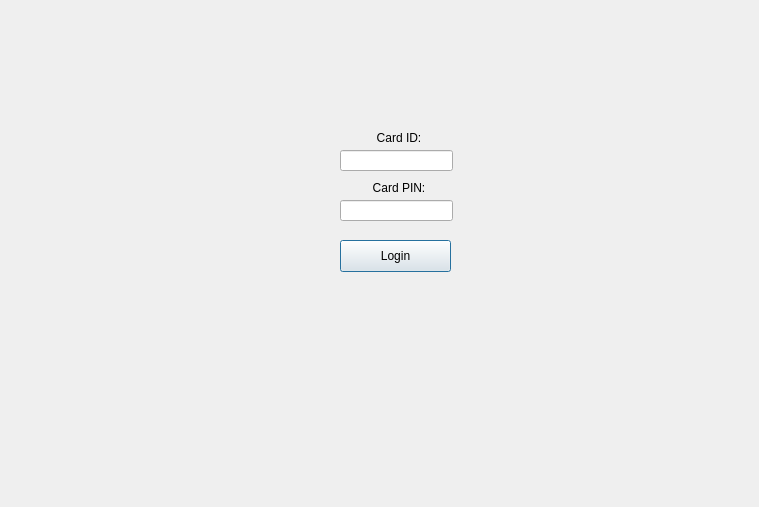
<?xml version="1.0" encoding="UTF-8"?>
<ui version="4.0">
 <class>Login</class>
 <widget class="QDialog" name="Login">
  <property name="geometry">
   <rect>
    <x>0</x>
    <y>0</y>
    <width>759</width>
    <height>507</height>
   </rect>
  </property>
  <property name="windowTitle">
   <string>Dialog</string>
  </property>
  <widget class="QLabel" name="label">
   <property name="geometry">
    <rect>
     <x>370</x>
     <y>130</y>
     <width>58</width>
     <height>16</height>
    </rect>
   </property>
   <property name="layoutDirection">
    <enum>Qt::LayoutDirection::LeftToRight</enum>
   </property>
   <property name="text">
    <string>Card ID:</string>
   </property>
   <property name="alignment">
    <set>Qt::AlignmentFlag::AlignCenter</set>
   </property>
  </widget>
  <widget class="QLabel" name="label_2">
   <property name="geometry">
    <rect>
     <x>370</x>
     <y>180</y>
     <width>58</width>
     <height>16</height>
    </rect>
   </property>
   <property name="layoutDirection">
    <enum>Qt::LayoutDirection::LeftToRight</enum>
   </property>
   <property name="text">
    <string>Card PIN:</string>
   </property>
   <property name="alignment">
    <set>Qt::AlignmentFlag::AlignCenter</set>
   </property>
  </widget>
  <widget class="QLineEdit" name="numberIdcard">
   <property name="geometry">
    <rect>
     <x>340</x>
     <y>150</y>
     <width>113</width>
     <height>21</height>
    </rect>
   </property>
   <property name="layoutDirection">
    <enum>Qt::LayoutDirection::LeftToRight</enum>
   </property>
  </widget>
  <widget class="QLineEdit" name="numberPin">
   <property name="geometry">
    <rect>
     <x>340</x>
     <y>200</y>
     <width>113</width>
     <height>21</height>
    </rect>
   </property>
   <property name="layoutDirection">
    <enum>Qt::LayoutDirection::LeftToRight</enum>
   </property>
  </widget>
  <widget class="QPushButton" name="btnLogin">
   <property name="geometry">
    <rect>
     <x>340</x>
     <y>240</y>
     <width>111</width>
     <height>32</height>
    </rect>
   </property>
   <property name="layoutDirection">
    <enum>Qt::LayoutDirection::LeftToRight</enum>
   </property>
   <property name="text">
    <string>Login</string>
   </property>
  </widget>
  <widget class="QLabel" name="labelInfo">
   <property name="geometry">
    <rect>
     <x>220</x>
     <y>300</y>
     <width>351</width>
     <height>21</height>
    </rect>
   </property>
   <property name="font">
    <font>
     <pointsize>15</pointsize>
    </font>
   </property>
   <property name="layoutDirection">
    <enum>Qt::LayoutDirection::LeftToRight</enum>
   </property>
   <property name="text">
    <string/>
   </property>
   <property name="alignment">
    <set>Qt::AlignmentFlag::AlignCenter</set>
   </property>
  </widget>
 </widget>
 <resources/>
 <connections/>
</ui>
